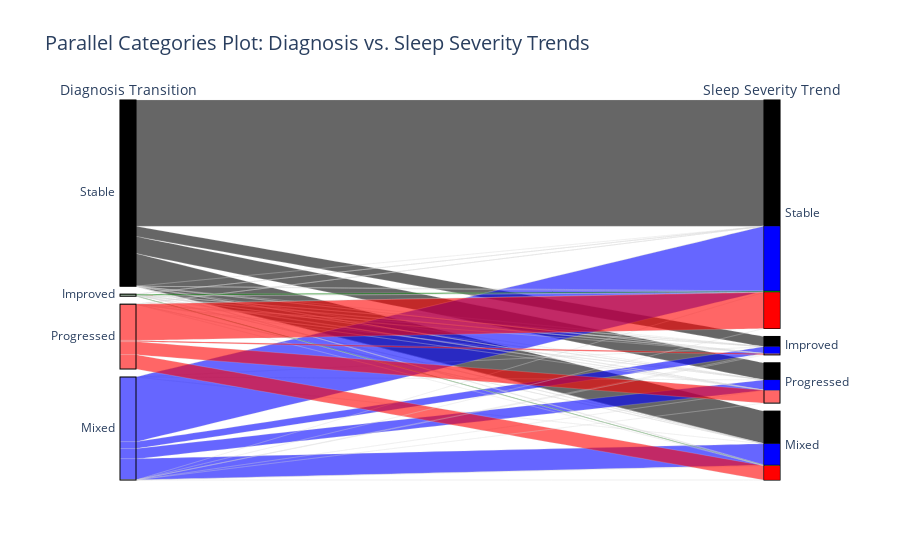

Notebook code for this chart:
### Code cell
df_long = transition_summary.copy()
df_long = df_long[['DX_Transition', 'NPIKSEV_Trend']]
df_long['Count'] = 1

color_map = {
    'Stable': 'black',
    'Improved': 'green',
    'Progressed': 'red',
    'Mixed': 'blue'
}
category_order = ['Stable', 'Improved', 'Progressed', 'Mixed']

df_long['Color'] = df_long['DX_Transition'].map(color_map)

df_long['DX_Transition'] = pd.Categorical(
    df_long['DX_Transition'], categories=category_order, ordered=True)
df_long['NPIKSEV_Trend'] = pd.Categorical(
    df_long['NPIKSEV_Trend'], categories=category_order, ordered=True)

grouped = df_long.groupby(
    ['DX_Transition', 'NPIKSEV_Trend', 'Color']).size().reset_index(name='Count')

fig = go.Figure(data=[
    go.Parcats(
        dimensions=[
            dict(label='Diagnosis Transition',
                 values=grouped['DX_Transition']),
            dict(label='Sleep Severity Trend', values=grouped['NPIKSEV_Trend'])
        ],
        line=dict(
            color=grouped['Color'].apply(lambda c: c),
            colorscale=None
        ),
        counts=grouped['Count']
    )
])

fig.update_layout(
    title='Parallel Categories Plot: Diagnosis vs. Sleep Severity Trends',
    font=dict(size=14)
)

fig.show()

### Figure 1 — Plotly figure (JSON) as saved in the notebook; plotly's stock layout.template omitted (floating-point values rounded to 4 significant figures)
{"data": [{"counts": [185, 0, 0, 0, 15, 0, 0, 0, 25, 0, 0, 0, 48, 0, 0, 0, 0, 0, 2, 0, 0, 0, 0, 0, 0, 0, 0, 0, 0, 0, 1, 0, 0, 0, 0, 53, 0, 0, 0, 2, 0, 0, 0, 19, 0, 0, 0, 21, 0, 95, 0, 0, 0, 10, 0, 0, 0, 15, 0, 0, 0, 31, 0, 0], "dimensions": [{"label": "Diagnosis Transition", "values": ["Stable", "Stable", "Stable", "Stable", "Stable", "Stable", "Stable", "Stable", "Stable", "Stable", "Stable", "Stable", "Stable", "Stable", "Stable", "Stable", "Improved", "Improved", "Improved", "Improved", "Improved", "Improved", "Improved", "Improved", "Improved", "Improved", "Improved", "Improved", "Improved", "Improved", "Improved", "Improved", "Progressed", "Progressed", "Progressed", "Progressed", "Progressed", "Progressed", "Progressed", "Progressed", "Progressed", "Progressed", "Progressed", "Progressed", "Progressed", "Progressed", "Progressed", "Progressed", "Mixed", "Mixed", "Mixed", "Mixed", "Mixed", "Mixed", "Mixed", "Mixed", "Mixed", "Mixed", "Mixed", "Mixed", "Mixed", "Mixed", "Mixed", "Mixed"]}, {"label": "Sleep Severity Trend", "values": ["Stable", "Stable", "Stable", "Stable", "Improved", "Improved", "Improved", "Improved", "Progressed", "Progressed", "Progressed", "Progressed", "Mixed", "Mixed", "Mixed", "Mixed", "Stable", "Stable", "Stable", "Stable", "Improved", "Improved", "Improved", "Improved", "Progressed", "Progressed", "Progressed", "Progressed", "Mixed", "Mixed", "Mixed", "Mixed", "Stable", "Stable", "Stable", "Stable", "Improved", "Improved", "Improved", "Improved", "Progressed", "Progressed", "Progressed", "Progressed", "Mixed", "Mixed", "Mixed", "Mixed", "Stable", "Stable", "Stable", "Stable", "Improved", "Improved", "Improved", "Improved", "Progressed", "Progressed", "Progressed", "Progressed", "Mixed", "Mixed", "Mixed", "Mixed"]}], "line": {"color": ["black", "blue", "green", "red", "black", "blue", "green", "red", "black", "blue", "green", "red", "black", "blue", "green", "red", "black", "blue", "green", "red", "black", "blue", "green", "red", "black", "blue", "green", "red", "black", "blue", "green", "red", "black", "blue", "green", "red", "black", "blue", "green", "red", "black", "blue", "green", "red", "black", "blue", "green", "red", "black", "blue", "green", "red", "black", "blue", "green", "red", "black", "blue", "green", "red", "black", "blue", "green", "red"]}, "type": "parcats"}], "layout": {"font": {"size": 14}, "title": {"text": "Parallel Categories Plot: Diagnosis vs. Sleep Severity Trends"}}}
